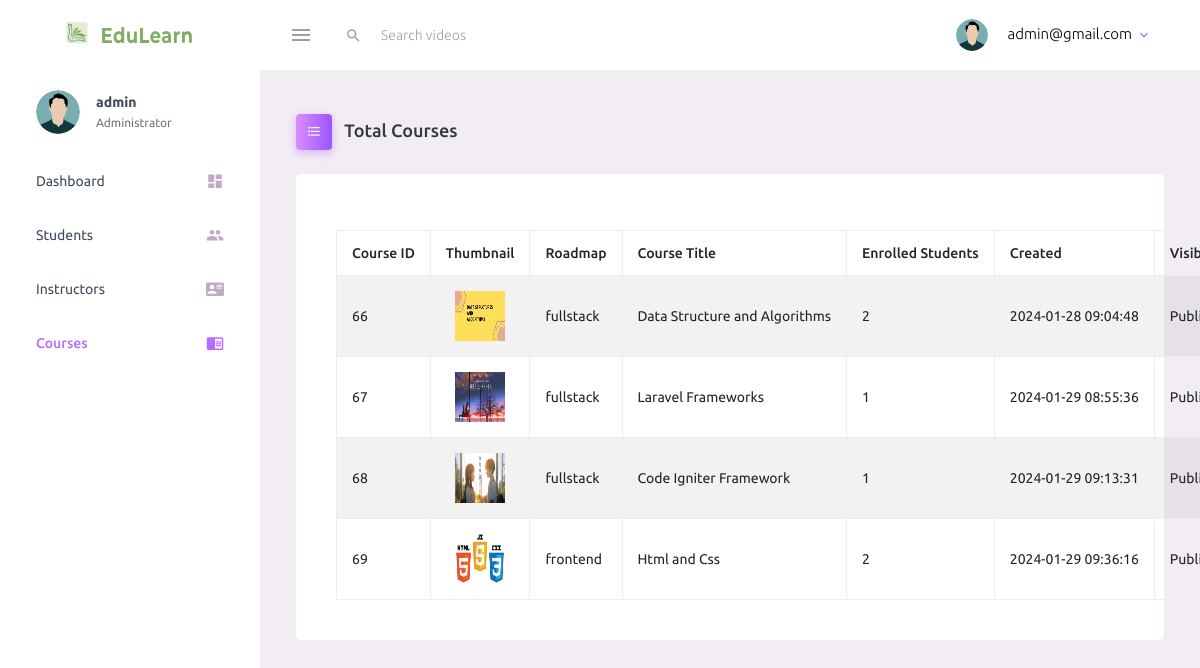
Page /views/admin/dashboard/courses.php on the earlier database version.
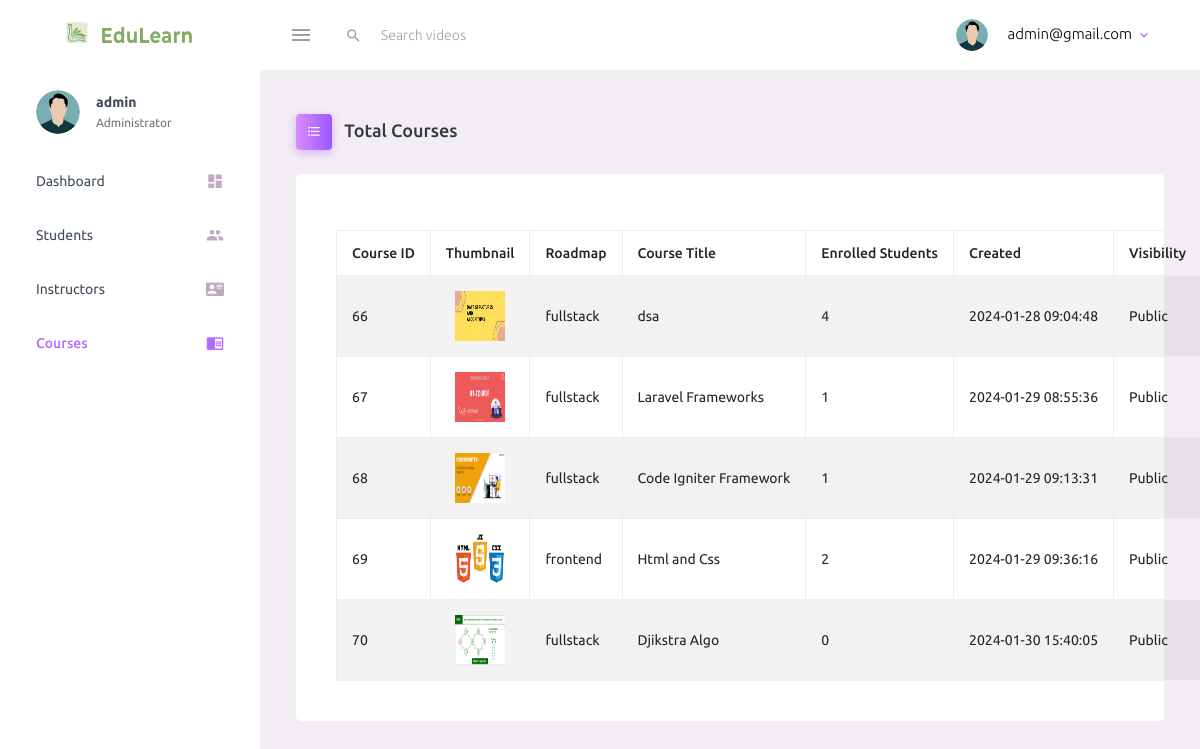
Same page on the later database version.
### tables this page shows
CREATE TABLE `course_tbl` (
  `id` int(11) NOT NULL,
  `instructor_id` int(11) NOT NULL,
  `title` varchar(100) DEFAULT NULL,
  `roadmap` varchar(100) DEFAULT NULL,
  `difficulty` varchar(100) DEFAULT NULL,
  `thumbnail` text DEFAULT NULL,
  `description` varchar(255) DEFAULT NULL,
  `students_enrolled` bigint(20) DEFAULT NULL,
  `status` varchar(255) NOT NULL DEFAULT 'Private',
  `created_at` datetime NOT NULL DEFAULT current_timestamp()
);

### models/View.php (called while the page is built, shortened)
<?php
class View extends Config
{
?>
<?php
    public function get_course_details() {
        $connection = $this->openConnection();
        $stmt = $connection->prepare("SELECT * FROM course_tbl");
        $stmt->execute();
        $data = $stmt->fetchAll();
        return $data;
    }
}
?>

### controllers/functions.php (called while the page is built, shortened)
<?php
function get_course_details() {
    $view = new View();
    return $view->get_course_details();
}
?>

### views/admin/dashboard/courses.php (the view, shortened to what this page needs)
<?php include('./partials/__header.php'); ?>
<div class="container-scroller">
    <?php include('./components/navbar.php'); ?>
    <div class="container-fluid page-body-wrapper">
        <?php include('./components/sidebar.php'); ?>
        <?php $data = get_course_details(); ?>
        <div class="main-panel">
            <div class="content-wrapper">
                <div class="page-header">
                    <h3 class="page-title">
                        <span class="page-title-icon bg-gradient-primary text-white me-2">
                            <i class="mdi mdi-format-list-bulleted "></i>
                        </span> Total Courses
                    </h3>
                </div>
                <div class="col-lg-12 grid-margin stretch-card">
                    <div class="card">
                        <div class="card-body">
                        <table class="mt-3 table table-bordered table-striped table-hover">
            <thead>
                <tr>
                    <th>Course ID</th>
                    <th>Thumbnail</th>
                    <th>Roadmap</th>
                    <th>Course Title</th>
                    <th>Enrolled Students</th>
                    <th>Created</th>
                    <th>Visibility</th>
                </tr>
            </thead>
            <tbody>
                <?php $defaultImage = 'placeholder.png'; ?>
                <?php foreach ($data as $row) : ?>
                    <tr>
                        <td><?php echo $row['id']; ?></td>
                        <td style="text-align: center;">
                            <?php
                            $thumbnail = is_null($row['thumbnail']) ? $defaultImage : $row['thumbnail'];
                            ?>
                            <img src='/eduLearn/views/instructor/dashboard/uploads/<?php echo $thumbnail; ?>' style='width: 50px; height: 50px; border-radius: 0;'>
                        </td>
                        <td><?php echo $row['roadmap']; ?></td>
                        <td><?php echo $row['title']; ?></td>
                        <td><?php echo is_null($row['students_enrolled']) ? 0 : $row['students_enrolled']; ?></td>
                        <td><?php echo $row['created_at']; ?></td>
                        <td><?php echo $row['status']; ?></td>
                        <link rel="stylesheet" href="/eduLearn/views/instructor/dashboard/assets/css/custom.css">
                    </tr>
                <?php endforeach; ?>
            </tbody>
        </table>
                        </div>
                    </div>
                </div>
            </div>
        </div>
    </div>
</div>
<?php include('./partials/__footer.php'); ?>

Differences in the rows shown:
changed course_tbl id 66: title "Data Structure and Algorithms" → "dsa"; students_enrolled "2" → "4"
changed course_tbl "Laravel Frameworks": thumbnail: a different picture
changed course_tbl "Code Igniter Framework": thumbnail: a different picture
added course_tbl: id "70", thumbnail (picture), roadmap "fullstack", title "Djikstra Algo", created_at "2024-01-30 15:40:05", status "Public"
